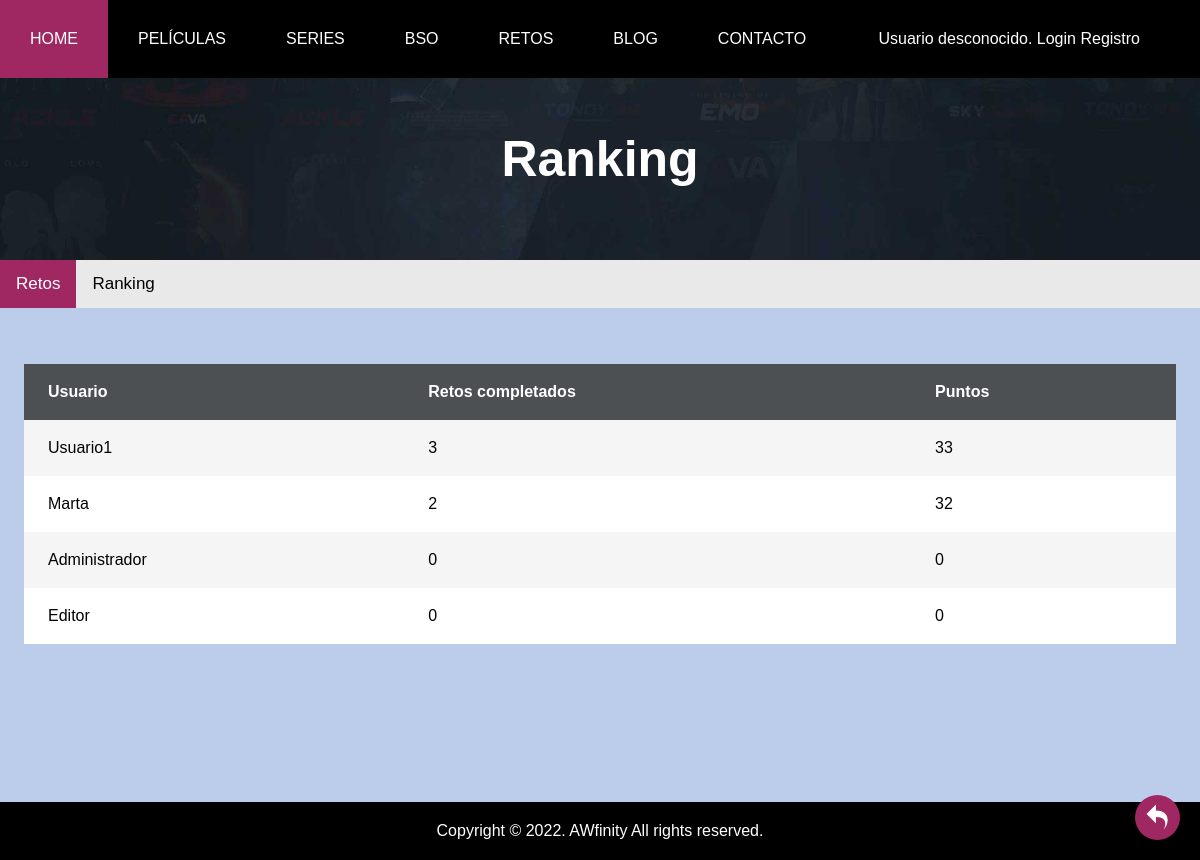
/ranking.php, run on the app's committed database.
### tables this page shows
CREATE TABLE `usuarios` (
  `id_user` int(10) NOT NULL,
  `nombreUsuario` varchar(20) NOT NULL,
  `nombre` varchar(20) NOT NULL,
  `apellido` varchar(20) NOT NULL,
  `password` varchar(255) NOT NULL,
  `rol_user` enum('admin','editor','user','') NOT NULL,
  `puntos` int(10) NOT NULL
);

### includes/Usuario.php (called while the page is built, shortened)
<?php
class Usuario
{
    private $nombre;
    private $puntos;
    private function __construct($nombreUsuario, $nombre, $apellido, $password, $rol_user,$puntos, $id = NULL) {
        $this->nombre = $nombre;
        $this->puntos=$puntos;
    }
    public function getNombre(){
        return $this->nombre;
    }
    public function getPuntos(){
        return $this->puntos;
    }
    public static function getUsuariosOrdenPuntos($numPagina,$numPorPagina)
    {
        $conn = Aplicacion::getInstance()->getConexionBd();
        $query = sprintf("SELECT * FROM usuarios ORDER BY puntos DESC");
        if ($numPorPagina > 0) {
            $query .= " LIMIT $numPorPagina";
            $offset = $numPagina  *$numPorPagina;
        }
        $rs = $conn->query($query);
        $result = array();
        if ($rs) {
           while($fila = mysqli_fetch_assoc($rs)){
                $result[] = new Usuario($fila['nombreUsuario'], $fila['nombre'], $fila['apellido'], $fila['password'], $fila['rol_user'],$fila['puntos'],  $fila['id_user']);
            }
        } else {
            error_log("Error BD ({$conn->errno}): {$conn->error}");
        }
        return $result;
    }
}
?>

### includes/UsuarioReto.php (called while the page is built, shortened)
<?php
class UsuarioReto{
    static public function retosCompletadosPorUser($id_user){
        $conn = Aplicacion::getInstance()->getConexionBd();
        $sql = sprintf("SELECT COUNT(*) total FROM usuarioreto U WHERE U.id_usuario ='%s' AND U.completado='%s'",$conn->real_escape_string($id_user),1);
		$consulta = $conn->query($sql);
        $result=0;
        if($consulta){
        if($consulta->num_rows > 0){
	       if ($fila = mysqli_fetch_assoc($consulta)) {
	        	$result = $fila['total'];
	        }
    	}
    }
        return $result;
}
}
?>

### ranking.php (the view, shortened to what this page needs)
<?php
$contenidoPrincipal = '';
$numPorPagina = 6;
if(isset($_GET['numPagina'])){
  $user = Usuario::getNumUsuarios();
  $numPagina = $_GET['numPagina'];
  if($user > $numPorPagina * ($numPagina +1)){
      $numPagina++;
      $ruta= "ranking.php?numPagina=".$numPagina;
      $enlaceSiguiente = "<div class='butonGeneral'><a href=\"$ruta\"> > </a></div>";
      $numPagina--;
  }
  if($numPagina >0){
      $numPagina--;
      $ruta= "ranking.php?numPagina=".$numPagina;
      $enlaceAnterior = "<div class='butonGeneral'><a href=\"$ruta\"> < </a></div>";
      $numPagina++;
  }
}
else{
  $numPagina = 0;
}
$contenidoPrincipal .= <<<EOS
<div class="encabezado encabezado-bg">
<div class="tituloIndex">
<h1>Ranking</h1>
</div>
</div>
<div class="menublog">
<a class="active" href="./retoVista.php">Retos</a>
<a  href="./ranking.php">Ranking</a>
</div>
<div class="contened">
<div class="wrapper">
<table>
    <thead>
        <tr>
            <th>Usuario</th>
            <th>Retos completados</th>
            <th>Puntos</th>
        </tr>
    </thead>
    <tbody>
EOS;
$usuarios= Usuario::getUsuariosOrdenPuntos($numPagina,$numPorPagina);
        foreach($usuarios as $us){
                $contenidoPrincipal .=<<<EOS
                <tr>
                <td class="nombre">{$us->getNombre()}</td>
                EOS;
                $retoscompl=UsuarioReto::retosCompletadosPorUser($us->getId());
                $contenidoPrincipal.=<<<EOS
                <td class="team">{$retoscompl}</td>
                <td class="points">{$us->getPuntos()}</td>
                </tr>
                EOS;
        }
$contenidoPrincipal.=<<<EOS
</tbody>
		</table>
		</div>
		</div>
EOS;
require __DIR__. '/includes/vistas/plantillas/plantilla.php';
?>

### css/default.css (style rules this page uses)
* { margin:0px; padding:0px; }
.menublog { overflow: hidden; background-color: #e9e9e9; }
.menublog a { float: left; display: block; color: black; text-align: center; padding: 14px 16px; text-decoration: none; font-size: 17px; }
.menublog a.active { background-color: #9f2863; color: white; }
div.contened { margin: 2%; }
.wrapper { line-height: 1.5em; margin: 0 auto; padding: 2em 0 3em; width: 100%; max-width: 2000px; overflow: hidden; }
.wrapper table { border-collapse: collapse; width: 100%; background: #fff; }
.wrapper th { background-color: #4d5053; font-weight: bold; color: #fff; white-space: nowrap; }
.wrapper td, th { padding: 1em 1.5em; text-align: left; }
.wrapper tbody tr:nth-child(2n-1) { background-color: #f5f5f5; transition: all .125s ease-in-out; }
.wrapper td.nombre { text-transform: capitalize; }
div.encabezado.encabezado-bg { background-image: url(../img/comun/encabezado.png); display: block; }
.encabezado-bg { padding: 52px 0 52px; background-position: center; background-size: cover; position: relative; z-index: 1; }
div.tituloIndex h1 { align-items: center; font-size: 50px; padding-bottom: 20px; color: #ffff; }
div.tituloIndex { text-align: center; }

### data on the page
usuarios: nombre "Usuario1", retoscompl "3", puntos "33"
usuarios: nombre "Marta", retoscompl "2", puntos "32"
usuarios: nombre "Administrador", retoscompl "0", puntos "0"
usuarios: nombre "Editor", retoscompl "0", puntos "0"
